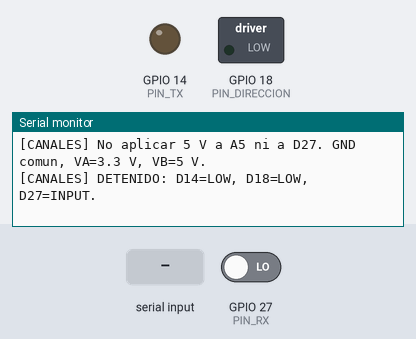
The sketch below on a simulated ESP32. Parts: switched loads named in the sketch (green lamp = pin HIGH), output pins drawn as LEDs (lit = HIGH), the last lines printed to the serial monitor. The test bench sets the inputs (shaded band); at power-on: GPIO 27 (PIN_RX) LOW.

Above: at 1.5 s.
1.6 s: "1" received over Serial
At 2.8 s:
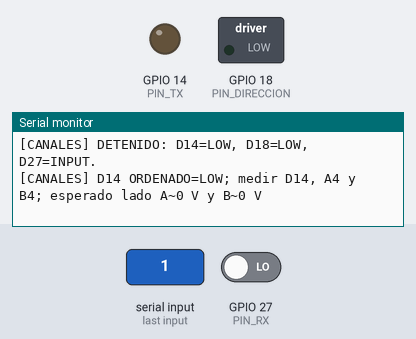
3.1 s: "3" received over Serial
At 3.9 s:
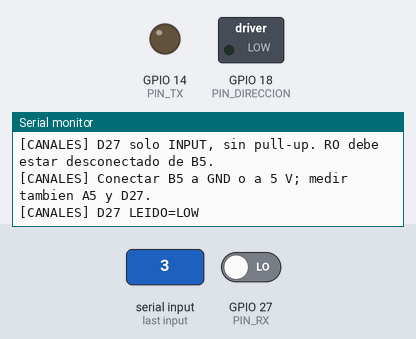

Measured:
- after the input at 1.6 s, the serial monitor: prints a new line at once (image 1)
- after the input at 3.1 s, the serial monitor: prints a new line at once (image 2)

The sketch:

ESP.ino
```cpp
// Diagnostico estatico de GPIO y convertidor de nivel. NO usa UART RS485.
// Desconectar MAX485 de B4/DI, B5/RO y B2/DE/RE antes de usar este sketch.
// No inicia motores, servos, camara, OLED ni Bluetooth.
#include <Arduino.h>

constexpr int PIN_TX = 14;
constexpr int PIN_RX = 27;
constexpr int PIN_DIRECCION = 18;
constexpr uint32_t INTERVALO_NIVEL_MS = 5000;
constexpr uint32_t INTERVALO_LECTURA_MS = 1000;

enum class Modo : uint8_t { DETENIDO, TX, DIRECCION, RX };
Modo modo = Modo::DETENIDO;
bool nivelAlto = false;
uint32_t ultimoCambio = 0;
uint32_t ultimaLectura = 0;

void mostrarMenu() {
  Serial.println("\n[CANALES] MAX485 separado de DI, RO y DE/RE; Portenta desconectada.");
  Serial.println("[CANALES] 1: D14 -> A4/B4, LOW/HIGH cada 5 s.");
  Serial.println("[CANALES] 2: D18 -> A2/B2, LOW/HIGH cada 5 s.");
  Serial.println("[CANALES] 3: B5 -> A5/D27, entrada manual desde GND o 5 V SOLO en B5.");
  Serial.println("[CANALES] 0: detener, D14 y D18 en LOW. ?: mostrar menu.");
  Serial.println("[CANALES] No aplicar 5 V a A5 ni a D27. GND comun, VA=3.3 V, VB=5 V.");
}

void informarSalida() {
  const bool esTX = modo == Modo::TX;
  Serial.print(esTX ? "[CANALES] D14 ORDENADO=" : "[CANALES] D18 ORDENADO=");
  Serial.print(nivelAlto ? "HIGH" : "LOW");
  Serial.print(esTX ? "; medir D14, A4 y B4" : "; medir D18, A2 y B2");
  Serial.println(nivelAlto ? "; esperado lado A~3.3 V y B~5 V" :
                           "; esperado lado A~0 V y B~0 V");
  // ORDENADO indica el nivel pedido por software, no un voltaje medido.
}

void seleccionarModo(Modo nuevo) {
  digitalWrite(PIN_TX, LOW);
  digitalWrite(PIN_DIRECCION, LOW);
  nivelAlto = false;
  modo = nuevo;
  ultimoCambio = millis();
  ultimaLectura = millis() - INTERVALO_LECTURA_MS;
  if (modo == Modo::TX || modo == Modo::DIRECCION) {
    informarSalida();
  } else if (modo == Modo::RX) {
    Serial.println("[CANALES] D27 solo INPUT, sin pull-up. RO debe estar desconectado de B5.");
    Serial.println("[CANALES] Conectar B5 a GND o a 5 V; medir tambien A5 y D27.");
  } else {
    Serial.println("[CANALES] DETENIDO: D14=LOW, D18=LOW, D27=INPUT.");
  }
}

void setup() {
  // Preestablecer LOW antes de habilitar las salidas.
  digitalWrite(PIN_TX, LOW);
  digitalWrite(PIN_DIRECCION, LOW);
  pinMode(PIN_TX, OUTPUT);
  pinMode(PIN_DIRECCION, OUTPUT);
  pinMode(PIN_RX, INPUT);
  Serial.begin(115200);
  delay(300);
  mostrarMenu();
  seleccionarModo(Modo::DETENIDO);
}

void loop() {
  while (Serial.available()) {
    switch (Serial.read()) {
      case '1': seleccionarModo(Modo::TX); break;
      case '2': seleccionarModo(Modo::DIRECCION); break;
      case '3': seleccionarModo(Modo::RX); break;
      case '0': seleccionarModo(Modo::DETENIDO); break;
      case '?': mostrarMenu(); break;
      default: break; // Ignorar espacios y fin de linea del monitor.
    }
  }

  const uint32_t ahora = millis();
  if ((modo == Modo::TX || modo == Modo::DIRECCION) &&
      ahora - ultimoCambio >= INTERVALO_NIVEL_MS) {
    ultimoCambio = ahora;
    nivelAlto = !nivelAlto;
    digitalWrite(modo == Modo::TX ? PIN_TX : PIN_DIRECCION,
                 nivelAlto ? HIGH : LOW);
    informarSalida();
  } else if (modo == Modo::RX && ahora - ultimaLectura >= INTERVALO_LECTURA_MS) {
    ultimaLectura = ahora;
    Serial.print("[CANALES] D27 LEIDO=");
    Serial.println(digitalRead(PIN_RX) == HIGH ? "HIGH" : "LOW");
  }
  delay(1);
}
```
